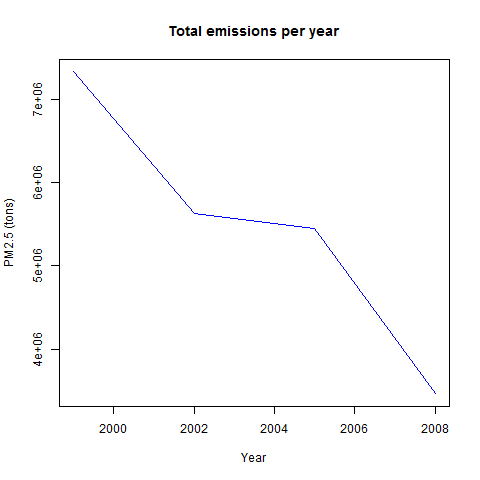

The script that saved this image:
# Plot emissions over year

#prepare data
library(dplyr)

NEI_by_year <- group_by(NEI, year)
emmissions_by_year <- summarise(NEI_by_year, total_emissions = sum(Emissions))

#create plot
png(filename="plot1.png")
plot(emmissions_by_year$year, emmissions_by_year$total_emissions, type="l",  main="Total emissions per year", ylab="PM2.5 (tons)", xlab="Year", col="blue")
dev.off()